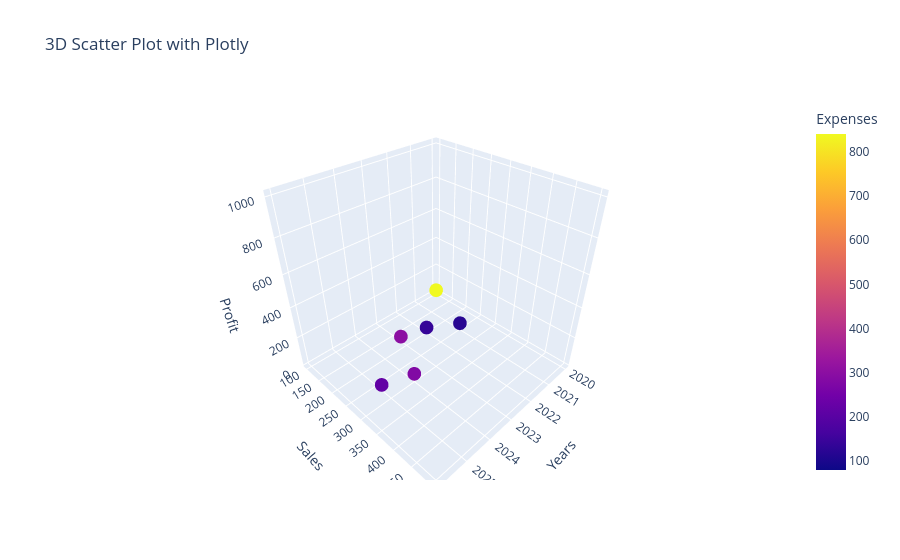

This figure's notebook cell:
### Markdown cell above
# 3-d Plot using Plotly

### Code cell
import plotly.express as px

fig=px.scatter_3d(df, x='Years', y='Sales', z='Profit', color='Expenses', title="3D Scatter Plot with Plotly")
fig.show()

### Figure 1 — Plotly figure (JSON) as saved in the notebook; plotly's stock layout.template omitted (floating-point values rounded to 4 significant figures)
{"data": [{"hovertemplate": "Years=%{x}<br>Sales=%{y}<br>Profit=%{z}<br>Expenses=%{marker.color}<extra></extra>", "legendgroup": "", "marker": {"color": [80, 120, 140, 300, 280, 220, 840], "coloraxis": "coloraxis", "symbol": "circle"}, "mode": "markers", "name": "", "scene": "scene", "showlegend": false, "type": "scatter3d", "x": [2020, 2021, 2022, 2023, 2024, 2025, 2026], "y": [100, 250, 200, 180, 300, 270, 500], "z": [20, 40, 30, 28, 50, 34, 1000]}], "layout": {"coloraxis": {"colorbar": {"title": {"text": "Expenses"}}, "colorscale": [[0, "#0d0887"], [0.1111, "#46039f"], [0.2222, "#7201a8"], [0.3333, "#9c179e"], [0.4444, "#bd3786"], [0.5556, "#d8576b"], [0.6667, "#ed7953"], [0.7778, "#fb9f3a"], [0.8889, "#fdca26"], [1, "#f0f921"]]}, "legend": {"tracegroupgap": 0}, "scene": {"domain": {"x": [0, 1], "y": [0, 1]}, "xaxis": {"title": {"text": "Years"}}, "yaxis": {"title": {"text": "Sales"}}, "zaxis": {"title": {"text": "Profit"}}}, "title": {"text": "3D Scatter Plot with Plotly"}}}
